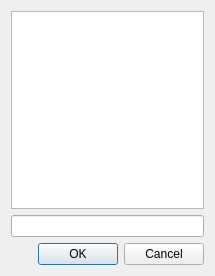
<?xml version="1.0" encoding="UTF-8"?>
<ui version="4.0">
 <class>choose_user</class>
 <widget class="QDialog" name="choose_user">
  <property name="geometry">
   <rect>
    <x>0</x>
    <y>0</y>
    <width>215</width>
    <height>276</height>
   </rect>
  </property>
  <property name="windowTitle">
   <string>Dialog</string>
  </property>
  <layout class="QVBoxLayout" name="verticalLayout">
   <item>
    <widget class="QListWidget" name="listWidget"/>
   </item>
   <item>
    <widget class="QLineEdit" name="lineEdit"/>
   </item>
   <item>
    <widget class="QDialogButtonBox" name="buttonBox">
     <property name="orientation">
      <enum>Qt::Horizontal</enum>
     </property>
     <property name="standardButtons">
      <set>QDialogButtonBox::Cancel|QDialogButtonBox::Ok</set>
     </property>
    </widget>
   </item>
  </layout>
 </widget>
 <resources/>
 <connections>
  <connection>
   <sender>buttonBox</sender>
   <signal>accepted()</signal>
   <receiver>choose_user</receiver>
   <slot>accept()</slot>
   <hints>
    <hint type="sourcelabel">
     <x>248</x>
     <y>254</y>
    </hint>
    <hint type="destinationlabel">
     <x>157</x>
     <y>274</y>
    </hint>
   </hints>
  </connection>
  <connection>
   <sender>buttonBox</sender>
   <signal>rejected()</signal>
   <receiver>choose_user</receiver>
   <slot>reject()</slot>
   <hints>
    <hint type="sourcelabel">
     <x>316</x>
     <y>260</y>
    </hint>
    <hint type="destinationlabel">
     <x>286</x>
     <y>274</y>
    </hint>
   </hints>
  </connection>
 </connections>
</ui>
